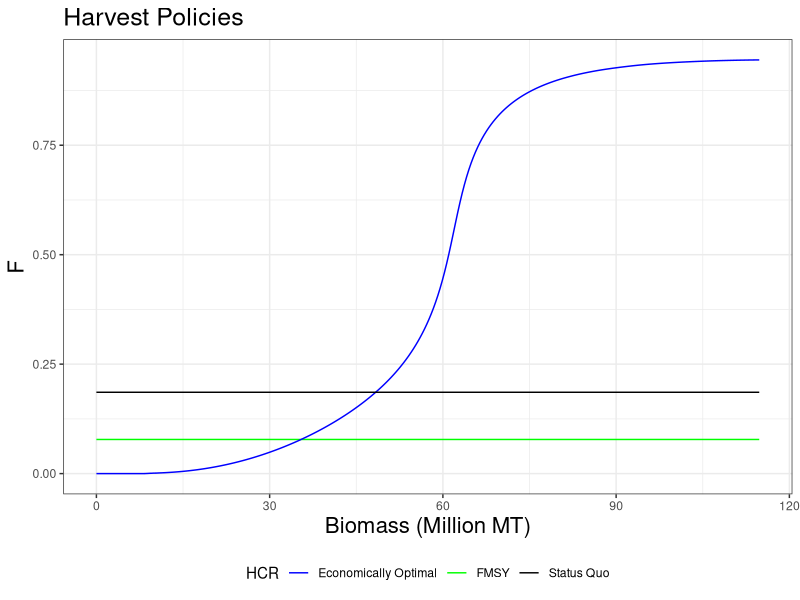
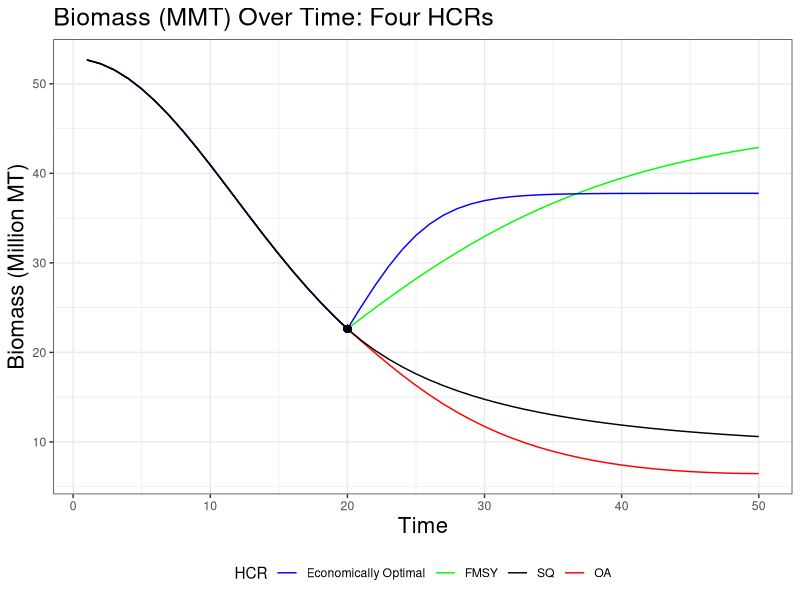
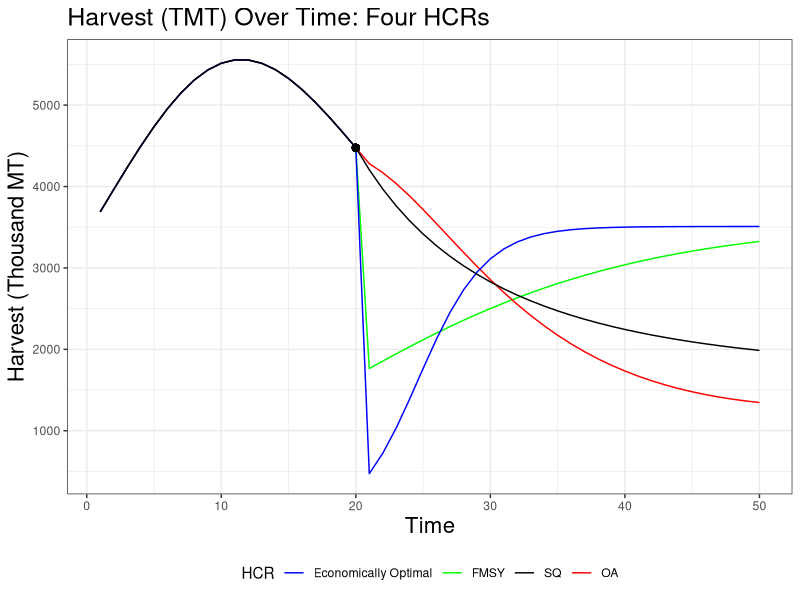
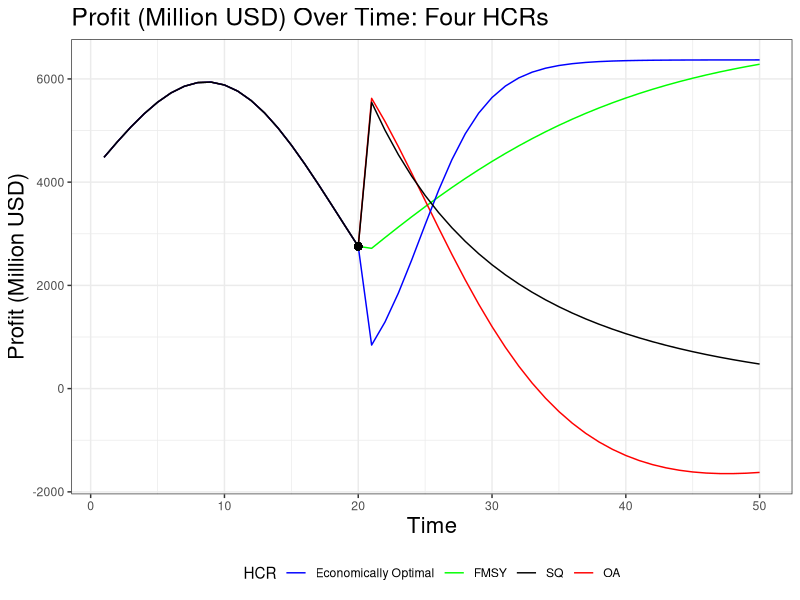
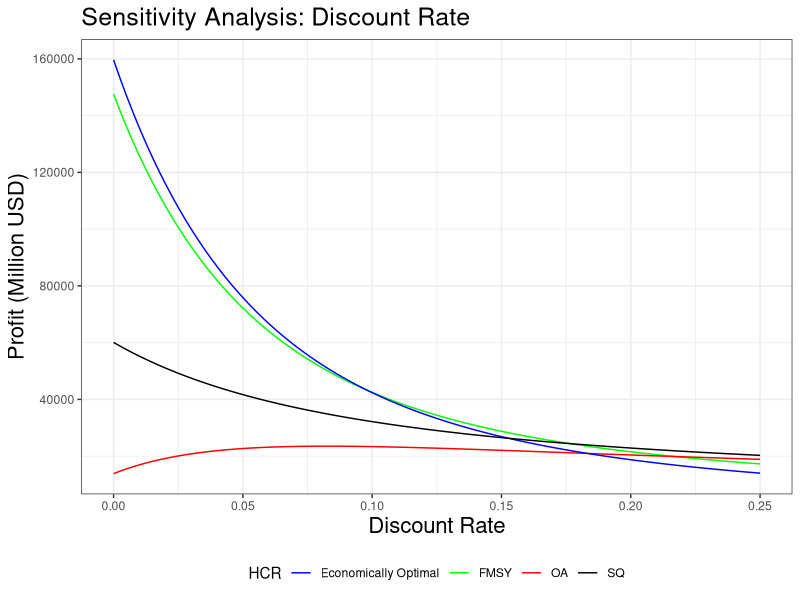

Reproduce these figures in R, in order.
## ---- chunk 1
# load libraries and functions
library(ggplot2) # Plot
library(tidyr) 
library(dplyr)

####
options(scipen=999)
options(digits = 4)

### Set working directory
# setwd("~/Dropbox/Tracey's EcoA Work/Technical Projects/Indonesia/R")

### read in data
indoParams <- read.csv('indoAggInputs_0629.csv',stringsAsFactors=FALSE)

### Initial parameteres needed for markdown
g = indoParams$g     # growth rate
Fmsy = g
F0 = indoParams$Fcurrent # Starting fishing mortality
theta = .005      # open access adjustment speed
J = 20  # number of periods to run SQ model (pre-intervention)
JJ = 30 # number of periods to simulate after policy change (post-intervention)
## ---- chunk 2
### Biological parameters
g = indoParams$g     # growth rate
phi = indoParams$phi  # shape parameter
K = indoParams$k  # Carrying capacity

### Economic parameters
h = indoParams$hsum # harvest
p = indoParams$p     # price
beta = 1.30   # non-linear fishing cost parameter
pfactor = 1.5 # price factor after J years (changes price with intervention)

### Equations
MSY = g*K/(phi+1)^(1/phi)               # maximum sustainable yield
bbar = 0.3                                 # open access level of b
fbar = (phi+1)/phi*(1-(bbar^phi)/(phi+1)) # open acces level of f
cbar = p*fbar*bbar*MSY/((g*fbar)^beta)    # value of c that creates open access at bbar

### Parameters based on equations/parameters above
c = cbar                         # cost (equals cost that creates open access at bbar)
Bmsy = K/(phi+1)^(1/phi)                  # biomass at MSY
Fmsy = g                       # fishing mortality at MSY

### Profit equation
Pimsy =  p*MSY - c*Fmsy^beta   # profit when harvesting MSY

### Parameters
theta = .005      # open access adjustment speed
dd = .08          # discount rate
delta = 1/(1+dd)  # discount factor

### Starting conditions
B0 = indoParams$Bcurrent # Starting biomass
F0 = indoParams$Fcurrent

### Time periods
Y = 30 # number of backward induction interations (used in optimization)
J = 20  # number of periods to run SQ model (pre-intervention)
JJ = 30 # number of periods to simulate after policy change (post-intervention)

## ---- chunk 3
### Prepare for optimization
Bgrid = seq(0,K,length.out=300)  # vector of potential biomass levels, 0 to K
V1 = rep(0,length(Bgrid))        # vector filled with zeros the length of Bgrid (filled during optimization)

### Policy matrix
Fstar1=matrix(NA,nrow=length(Bgrid),ncol=Y)  # Policy matrix, row # = length of Bgrid, column # equal to T
Vnew1=vector()
## ---- chunk 4
### Optimization 
KobjPT2=function(F,p,B,c,beta,phi,g,K,delta,V,Bgrid)
{
  #To be used in optimization..."negout" is minimized by choosing F
  
  Pi = p*F*B - c*F^beta
  Bprime = B + (phi+1)/phi*g*B*(1-(B/K)^phi) - F*B
  Vnext = spline(Bgrid,V,xout=Bprime,method="natural")
  negout = -(Pi + delta*Vnext$y)
  return(negout)
}
## ---- chunk 5
for (t in seq(Y,1,-1))
{
  print(t)
  for (i in seq(1,length(Bgrid),1))
  {
    if(t==Y) guess=.3 else{guess=Ftmp1}
    B = Bgrid[i]
    
    #This finds optimal policy function under initial price
    Thing1 = optim(par=guess,fn=KobjPT2,gr=NULL,lower=0,upper=1,p=p,B=B,c=c,beta=beta,phi=phi,g=g,K=K,delta=delta,V=V1,Bgrid=Bgrid,method="L-BFGS-B")
    Ftmp1 = Thing1$par
    Valtmp1 = Thing1$value
    Fstar1[i,t] = Ftmp1 #the optimal F for each Bin Bgrid in year t
    Vnew1[i] = -Valtmp1
  }
  V1 = Vnew1
}
## ---- chunk 6
BBoa1=vector()
FFoa1=vector()
HHoa1=vector()
Pioa1=vector()
## ---- chunk 7
Profit_last = p*h - c*F0^beta
FFoa1[1] = F0 + theta*(Profit_last/Pimsy)
HHoa1[1] = FFoa1[1]*B0
BBoa1[1] = B0 + ((phi+1)/phi)*g*B0*(1-(B0/K)^phi) - HHoa1[1]
Pioa1[1] = p*HHoa1[1] - c*FFoa1[1]^beta
## ---- chunk 8
### Forward sweep for pre-intervention time period
for (tt in seq(1,J-1,1))
{
    FFoa1[tt+1] = FFoa1[tt] + theta*(Pioa1[tt]/Pimsy)  # f in the next time step = f + theta*(profit in time t / profit at MSY)
    HHoa1[tt+1] = FFoa1[tt+1]*BBoa1[tt]   # OA harvest = fishing mortality * biomass
    BBoa1[tt+1] = BBoa1[tt] + (phi+1)/phi*g*BBoa1[tt]*(1-(BBoa1[tt]/K)^phi) - HHoa1[tt+1] # biomass in next time step 
    Pioa1[tt+1] = p*HHoa1[tt+1] - c*FFoa1[tt+1]^beta  # profit = price * harvest - cost * f ^ beta 
}
## ---- chunk 9
# Now change price
pnew = p*pfactor  # new price after price increasing policy intervention
## ---- chunk 10
# Now do forward sweep under SQ for JJ periods (post-intervention time period)
BBsq2=vector()
FFsq2=rep(FFoa1[J],JJ)
HHsq2=vector()
Pisq2=vector()

# Calculate values for first time step in post-intervention time period (refers to last time period)
HHsq2[1] = FFsq2[1]*BBoa1[J]
BBsq2[1] = BBoa1[J] + (phi+1)/phi*g*BBoa1[J]*(1-(BBoa1[J]/K)^phi) - HHsq2[1]
Pisq2[1] = pnew*HHsq2[1] - c*FFsq2[1]^beta
## ---- chunk 11
for (tt in seq(1,JJ-1,1))
{
  HHsq2[tt+1] = FFsq2[tt+1]*BBsq2[tt]
  BBsq2[tt+1] = BBsq2[tt] + (phi+1)/phi*g*BBsq2[tt]*(1-(BBsq2[tt]/K)^phi) - HHsq2[tt+1]
  Pisq2[tt+1] = pnew*HHsq2[tt+1] - c*FFsq2[tt+1]^beta
}
## ---- chunk 12
# Now do forward sweep under FMSY for JJ periods (post-intervention time period)
BBfmsy=vector()
FFfmsy=rep(Fmsy,JJ)
HHfmsy=vector()
Pifmsy=vector()

# Calculate initital values
HHfmsy[1] = Fmsy*BBoa1[J]
BBfmsy[1] = BBoa1[J] + (phi+1)/phi*g*BBoa1[J]*(1-(BBoa1[J]/K)^phi) - HHfmsy[1]
Pifmsy[1] = pnew*HHfmsy[1] - c*Fmsy^beta

# Forward projections
for (tt in seq(1,JJ-1,1))
{
  HHfmsy[tt+1] = FFfmsy[tt+1]*BBfmsy[tt] # harvest calculation
  BBfmsy[tt+1] = BBfmsy[tt] + (phi+1)/phi*g*BBfmsy[tt]*(1-(BBfmsy[tt]/K)^phi) - HHfmsy[tt+1] # biomass in next time step calculation
  Pifmsy[tt+1] = pnew*HHfmsy[tt+1] - c*FFfmsy[tt+1]^beta # profit calculation (uses intervention price)
}
## ---- chunk 13
#Now do forward sweep under optimized for JJ periods (post-intervention time period)
BBopt=vector()
FFopt=vector()
HHopt=vector()
Piopt=vector()

BBopt[1] = BBoa1[J] # First B value for post-intervention time period = last B value for pre-intervention time period

for (tt in seq(1,JJ,1))
{
  FstarY1 = Fstar1[ ,1] # first column of Fstar1 matrix (this is from where the appropriate F will be chosen)
  FFtmp1= spline(Bgrid,FstarY1,xout=BBopt[tt],method="natural") # interpolates between Bgrid values, chooses the F that matches with current biomass (BBopt[tt])
  FFopt[tt] = FFtmp1$y # F matches with current biomass (BBopt[tt])
  HHopt[tt] = FFopt[tt]*BBopt[tt] # harvest calculation
  BBopt[tt+1] = BBopt[tt] + (phi+1)/phi*g*BBopt[tt]*(1-(BBopt[tt]/K)^phi) - HHopt[tt] # biomass in next time step calculation
  Piopt[tt] = pnew*HHopt[tt] - c*FFopt[tt]^beta # profit calculation (uses intervention price)
}
## ---- chunk 14
# Now do forward sweep under OA for JJ periods (post-intervention time period)
BBoa2=vector()
FFoa2=vector()
HHoa2=vector()
Pioa2=vector()

# Define initital conditions
FFoa2[1] = FFoa1[J] + theta*(Pioa1[J]/Pimsy)
HHoa2[1] = FFoa2[1]*BBoa1[J]
BBoa2[1] = BBoa1[J] + ((phi+1)/phi)*g*BBoa1[J]*(1-(BBoa1[J]/K)^phi) - HHoa2[1]
Pioa2[1] = pnew*HHoa2[1] - c*FFoa2[1]^beta

for (tt in seq(1,JJ-1,1))
{
  FFoa2[tt+1] = FFoa2[tt] + theta*(Pioa2[tt]/Pimsy)
  HHoa2[tt+1] = FFoa2[tt+1]*BBoa2[tt]
  BBoa2[tt+1] = BBoa2[tt] + ((phi+1)/phi)*g*BBoa2[tt]*(1-(BBoa2[tt]/K)^phi) - HHoa2[tt+1]
  Pioa2[tt+1] = pnew*HHoa2[tt+1] - c*FFoa2[tt+1]^beta
}
## ---- chunk 15
# OA biomass vector
Biomass_oa = BBoa1[1:J]              # Biomass from pre-intervetion time period under OA 
Biomass_oa[(J+1):(J+JJ)]=BBoa2[1:JJ]   # Attach biomass from post-intervention time period under OA
## ---- chunk 16
# SQ harvest vector
Profit_sq = Pioa1              # Harvest from pre-intervention time period under open access
Profit_sq[(J+1):(J+JJ)]=Pisq2  # Attach harvest from post-intervention time period under open access

# OA profit vector
Profit_oa = Pioa1               # Profit from pre-intervention time period under open access
Profit_oa[(J+1):(J+JJ)]=Pioa2   # Attach profit from post-intervention time period under open access

# Optimized profit vector
Profit_opt = Pioa1               # Profit from pre-intervention time period under open access (same as previous)
Profit_opt[(J+1):(J+JJ)] = Piopt # Attach profit from post-intervention time period under economically opt HCR

# Fmsy profit vector
Profit_fmsy = Pioa1               # Profit from pre-intervention time period under open access (same as previous)
Profit_fmsy[(J+1):(J+JJ)] =Pifmsy # Attach profit from post-intervention time period under FMSY HCR

# SQ harvest vector
Harvest_sq = HHoa1              # Harvest from pre-intervention time period under open access
Harvest_sq[(J+1):(J+JJ)]=HHsq2  # Attach harvest from post-intervention time period under open access

# OA harvest vector
Harvest_oa = HHoa1              # Harvest from pre-intervention time period under SQ 
Harvest_oa[(J+1):(J+JJ)]=HHoa2  # Attach harvest from post-intervention time period under SQ

# Optimized harvest vector
Harvest_opt = HHoa1               # Harvest from pre-intervetion time period under open access (same as previous)
Harvest_opt[(J+1):(J+JJ)] = HHopt # Attach harvest from post-intervention time period under economically opt HCR

# FMSY harvest vector
Harvest_fmsy = HHoa1                # Harvest from pre-intervetion time period under open access (same as previous)
Harvest_fmsy[(J+1):(J+JJ)] = HHfmsy # Attach harvest from post-intervention time period under FMSY HCR

# SQ biomass vector
Biomass_sq = BBoa1[1:J]              # Biomass from pre-intervetion time period under open access
Biomass_sq[(J+1):(J+JJ)]=BBsq2[1:JJ]   # Attach biomass from post-intervention time period under open access

# OA biomass vector
Biomass_oa = BBoa1[1:J]              # Biomass from pre-intervetion time period under SQ 
Biomass_oa[(J+1):(J+JJ)]=BBoa2[1:JJ]   # Attach biomass from post-intervention time period under SQ

# Optimized biomass vector
Biomass_opt = BBoa1[1:J]                # Biomass from pre-intervetion time period under open access (same as previous)
Biomass_opt[(J+1):(J+JJ)] = BBopt[2:(JJ+1)] # Attach biomass from post-intervention time period under economically opt HCR

# FMSY biomass vector
Biomass_fmsy = BBoa1[1:J]                 # Biomass from pre-intervetion time period under open access (same as previous)
Biomass_fmsy[(J+1):(J+JJ)] = BBfmsy[1:JJ] # Attach biomass from post-intervention time period under FMSY HCR

## ---- chunk 17
# Now do sensitivity analysis of NPV with discount rate for the loan
disc_vec = seq(0,.25,length.out=100)
PV_oa = vector()
PV_sq = vector()
PV_opt = vector()
PV_fmsy = vector()
for (i in seq(1,length(disc_vec),1))
{
  print(i)
  disc = disc_vec[i]
  PV_oa[i] = sum(Pioa2*(1/(1+disc)^seq(0,29,1)))
  PV_sq[i] = sum(Pisq2*(1/(1+disc)^seq(0,29,1)))
  PV_opt[i] = sum(Piopt*(1/(1+disc)^seq(0,29,1)))
  PV_fmsy[i] = sum(Pifmsy*(1/(1+disc)^seq(0,29,1)))
}
## ---- chunk 18

time <- seq(1,J+JJ,1)

bdata <- cbind(time, Biomass_opt, Biomass_fmsy, Biomass_oa, Biomass_sq)
bdata <- as.data.frame(bdata)
bdata <- bdata %>%
  gather(HCR,Biomass,Biomass_opt:Biomass_sq)
  
hdata <- cbind(time, Harvest_opt, Harvest_fmsy, Harvest_oa, Harvest_sq)
hdata <- as.data.frame(hdata)
hdata <- hdata %>%
  gather(HCR,Harvest,Harvest_opt:Harvest_sq)

pdata <- cbind(time, Profit_opt, Profit_fmsy, Profit_oa, Profit_sq)
pdata <- as.data.frame(pdata)
pdata <- pdata %>%
  gather(HCR,Profit,Profit_opt:Profit_sq)

discountdf <- cbind(disc_vec, PV_opt, PV_fmsy, PV_oa, PV_sq)
discountdf <- as.data.frame(discountdf)
discountdf <- discountdf %>%
  gather(HCR,Profit,PV_opt:PV_sq)


policydf <- cbind(Bgrid,Fstar1[,1])
policydf <- as.data.frame(policydf)
policydf <- policydf %>%
  rename(Fstar = V2) %>%
  mutate(Fmsy = Fmsy,
          SQ = FFsq2[1]) %>%
  gather(HCR,Fvalue,Fstar:SQ)
## ---- chunk 19
ggplot(policydf, aes(x = Bgrid/1000000, y = Fvalue, color=HCR)) +
  geom_line() +
  scale_color_manual(values = c("Fstar" = "blue", "Fmsy" = "green", "SQ" = "black"),
                     name = "HCR",
                     breaks = c("Fstar", "Fmsy", "SQ"),
                     labels = c("Economically Optimal", "FMSY", "Status Quo")) +
  xlab('Biomass (Million MT)') +
  ylab('F') +
  ggtitle('Harvest Policies') +
  theme_bw() +
  theme(plot.title=element_text(size = 18),
        axis.title.y = element_text(size = 16),
        axis.title.x = element_text(size = 16),
        legend.position = "bottom")
## ---- chunk 20
ggplot(bdata, aes(x = time, y = Biomass/1000000, color = HCR)) +
  geom_line() +
  scale_color_manual(values = c("Biomass_opt" = "blue", "Biomass_fmsy" = "green", "Biomass_sq" = "black", "Biomass_oa" = "red"),
                     name = "HCR",
                     breaks = c("Biomass_opt", "Biomass_fmsy", "Biomass_sq", "Biomass_oa"),
                     labels = c("Economically Optimal", "FMSY", "SQ", "OA")) +
  geom_point(x = time[20], y = Biomass_sq[20]/1000000, color = "black", size = 2) +
  xlab('Time') +
  ylab('Biomass (Million MT)') +
  ggtitle('Biomass (MMT) Over Time: Four HCRs') +
  theme_bw() +
  theme(plot.title=element_text(size = 18),
        axis.title.y = element_text(size = 16),
        axis.title.x = element_text(size = 16),
        legend.position = "bottom")
## ---- chunk 21
### Harvest plot
ggplot(hdata, aes(x = time, y = Harvest/1000, color = HCR)) +
  geom_line() +
  scale_color_manual(values = c("Harvest_opt" = "blue", "Harvest_fmsy" = "green", "Harvest_sq" = "black", "Harvest_oa" = "red"),
                     name = "HCR",
                     breaks = c("Harvest_opt", "Harvest_fmsy", "Harvest_sq", "Harvest_oa"),
                     labels = c("Economically Optimal", "FMSY", "SQ", "OA")) +
  geom_point(x = time[20], y = Harvest_sq[20]/1000, color = "black", size = 2) +
  xlab('Time') +
  ylab('Harvest (Thousand MT)') +
  ggtitle('Harvest (TMT) Over Time: Four HCRs') +
  theme_bw() +
  theme(plot.title=element_text(size = 18),
        axis.title.y = element_text(size = 16),
        axis.title.x = element_text(size = 16),
        legend.position = "bottom")
## ---- chunk 22
ggplot(pdata, aes(x = time, y = Profit/1000000, color = HCR)) +
  geom_line() +
  scale_color_manual(values = c("Profit_opt" = "blue", "Profit_fmsy" = "green", "Profit_sq" = "black", "Profit_oa" = "red"),
                     name = "HCR",
                     breaks = c("Profit_opt", "Profit_fmsy", "Profit_sq", "Profit_oa"),
                     labels = c("Economically Optimal", "FMSY", "SQ", "OA")) +
  geom_point(x = time[20], y = Profit_sq[20]/1000000, color = "black", size = 2) +
  xlab('Time') +
  ylab('Profit (Million USD)') +
  ggtitle('Profit (Million USD) Over Time: Four HCRs') +
  theme_bw() +
  theme(plot.title=element_text(size = 18),
        axis.title.y = element_text(size = 16),
        axis.title.x = element_text(size = 16),
        legend.position = "bottom")
## ---- chunk 23
ggplot(discountdf, aes(x = disc_vec, y = Profit/1000000, color = HCR)) +
  geom_line() +
  scale_color_manual(values = c("PV_opt" = "blue", "PV_fmsy" = "green", "PV_oa" = "red", "PV_sq" = "black"),
                     name = "HCR",
                     breaks = c("PV_opt", "PV_fmsy", "PV_oa", "PV_sq"),
                     labels = c("Economically Optimal", "FMSY", "OA", "SQ")) +
  scale_linetype_manual(values = c("line","line", "dashed", "line")) +
  xlab('Discount Rate') +
  ylab('Profit (Million USD)') +
  ggtitle('Sensitivity Analysis: Discount Rate') +
  theme_bw() +
  theme(plot.title=element_text(size = 18),
        axis.title.y = element_text(size = 16),
        axis.title.x = element_text(size = 16),
        legend.position = "bottom")
